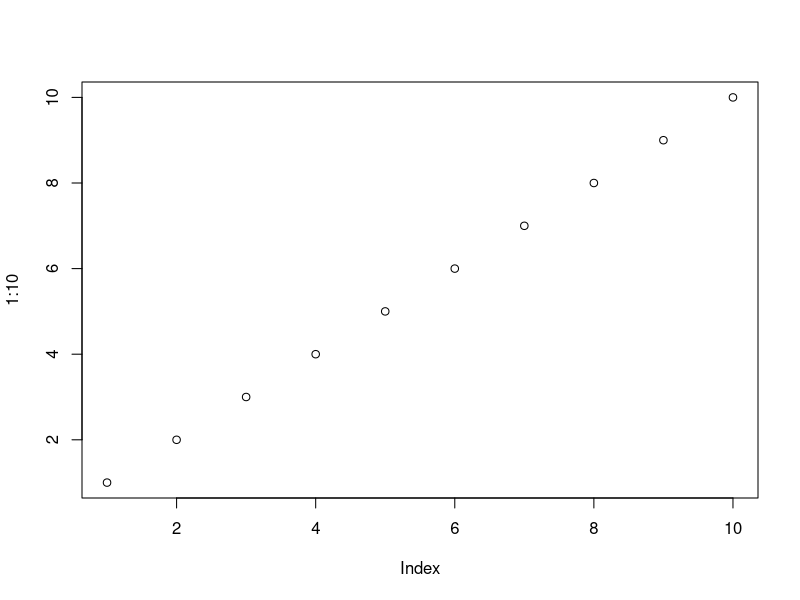
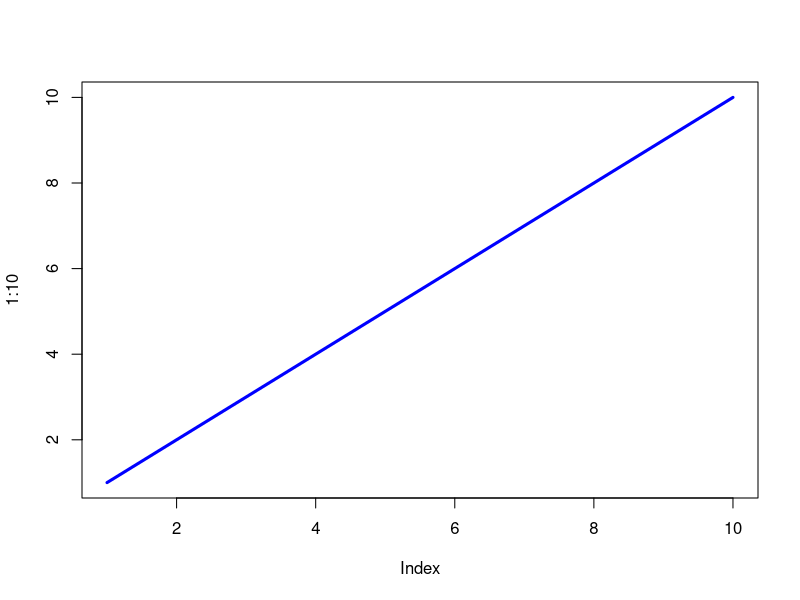
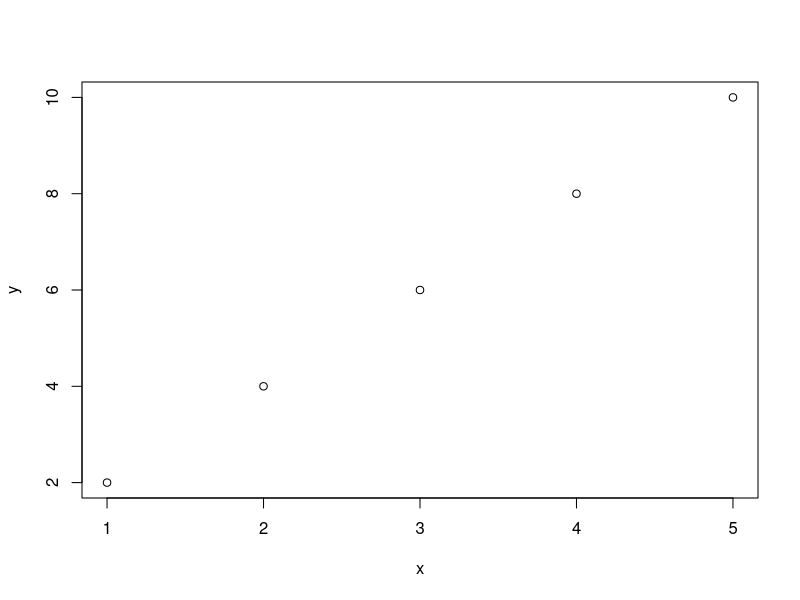
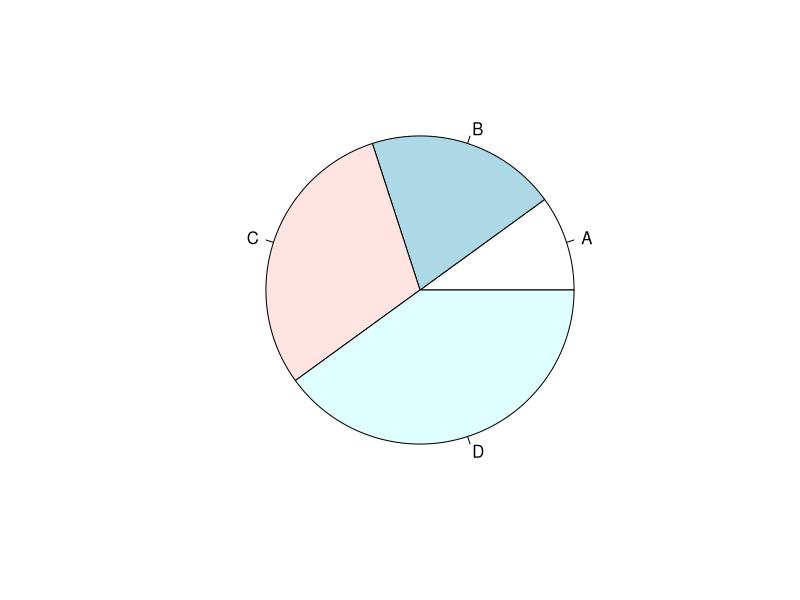
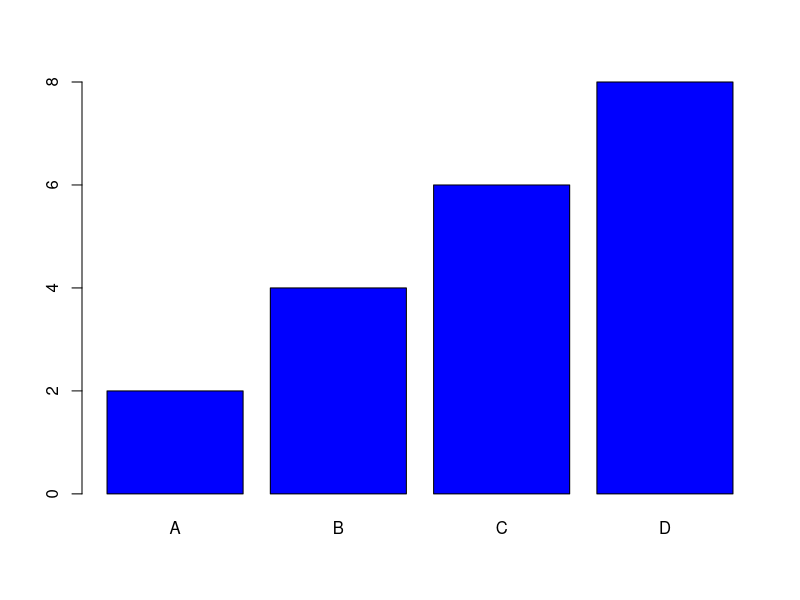

Reproduce these figures in R, in order.
# GRAPHICS IN R

plot(1:10)

plot(1:10, type="l", col="blue", lwd=3)

x <- c(1,2,3,4,5)
y <- c(2,4,6,8,10)

plot(x,y)

x <- c(10,20,30,40)

labels <- c("A","B","C","D")

pie(x, labels)

x <- c("A","B","C","D")
y <- c(2,4,6,8)

barplot(y, names.arg=x, col="blue")
